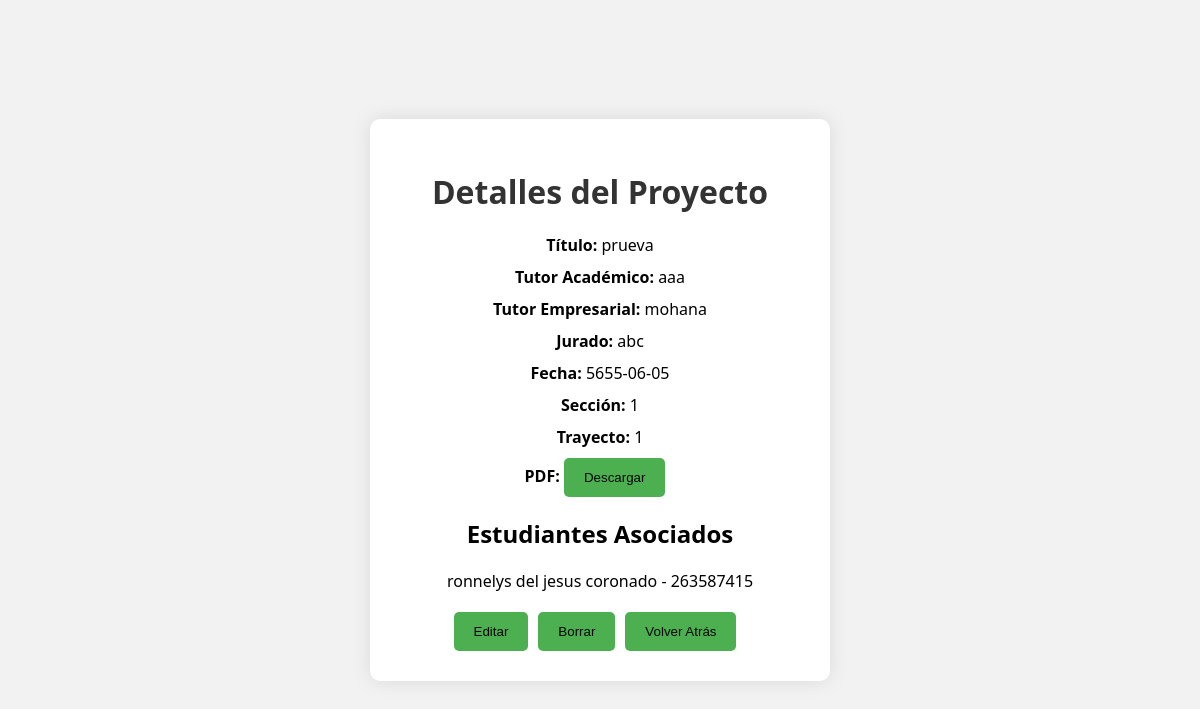
Screenshot of /detapro.php?id=26 (signed in) with the database file from the repository.
### tables this page shows
CREATE TABLE `proyectos` (
  `id` int(11) NOT NULL,
  `titulo` varchar(255) DEFAULT NULL,
  `tutor_academico` varchar(255) DEFAULT NULL,
  `tutor_empresarial` varchar(255) DEFAULT NULL,
  `jurado` varchar(255) DEFAULT NULL,
  `fecha` date DEFAULT NULL,
  `pdf` varchar(255) DEFAULT NULL,
  `grupo_id` int(11) DEFAULT NULL
);

CREATE TABLE `docentes` (
  `id` int(11) NOT NULL,
  `nombre` varchar(255) NOT NULL,
  `cedula` varchar(20) NOT NULL,
  `telefono` varchar(20) DEFAULT NULL,
  `correo` varchar(255) DEFAULT NULL
);

CREATE TABLE `grupos` (
  `id` int(11) NOT NULL,
  `numero` int(11) NOT NULL,
  `seccion` varchar(10) NOT NULL,
  `trayecto` varchar(10) NOT NULL,
  `periodo` varchar(10) NOT NULL
);

CREATE TABLE `estudiantes` (
  `id` int(11) NOT NULL,
  `nombre` varchar(255) DEFAULT NULL,
  `cedula` int(100) NOT NULL,
  `telefono` varchar(20) DEFAULT NULL,
  `correo` varchar(255) DEFAULT NULL,
  `seccion` varchar(10) DEFAULT NULL,
  `periodo` varchar(10) DEFAULT NULL,
  `trayecto` varchar(10) DEFAULT NULL
);

### detapro.php (the view, shortened to what this page needs)
?><!DOCTYPE html>
<html lang="es">
<head>
</head>
<body>
    <?php
include 'conexion.php';
if (isset($_GET['id'])) {
    $proyectoId = $_GET['id'];
    $detalleProyectoQuery = "SELECT p.titulo, p.tutor_academico, p.tutor_empresarial, p.jurado, p.fecha, g.seccion, g.trayecto, p.pdf, e.nombre as estudiante_nombre, e.cedula
                            FROM proyectos p
                            JOIN grupos g ON p.grupo_id = g.id
                            JOIN estudiantes_grupos eg ON g.id = eg.grupo_id
                            JOIN estudiantes e ON eg.estudiante_id = e.id
                            WHERE p.id = $proyectoId";
    $detalleProyectoResult = $conn->query($detalleProyectoQuery);
    if ($detalleProyectoResult) {
        if ($detalleProyectoResult->num_rows > 0) {
            $proyecto = $detalleProyectoResult->fetch_assoc();
            $tutorAcademicoQuery = "SELECT nombre FROM docentes WHERE id = " . $proyecto['tutor_academico'];
            $juradoQuery = "SELECT nombre FROM docentes WHERE id = " . $proyecto['jurado'];
            $tutorAcademicoResult = $conn->query($tutorAcademicoQuery);
            $juradoResult = $conn->query($juradoQuery);
            $tutorAcademicoNombre = ($tutorAcademicoResult && $tutorAcademicoResult->num_rows > 0) ? $tutorAcademicoResult->fetch_assoc()['nombre'] : 'No disponible';
            $juradoNombre = ($juradoResult && $juradoResult->num_rows > 0) ? $juradoResult->fetch_assoc()['nombre'] : 'No disponible';
            echo '<div id="detalles-container">';
            echo '<h1>Detalles del Proyecto</h1>';
            echo '<ul>';
            echo '<li><strong>Título:</strong> ' . $proyecto['titulo'] . '</li>';
            echo '<li><strong>Tutor Académico:</strong> ' . $tutorAcademicoNombre . '</li>';
            echo '<li><strong>Tutor Empresarial:</strong> ' . $proyecto['tutor_empresarial'] . '</li>';
            echo '<li><strong>Jurado:</strong> ' . $juradoNombre . '</li>';
            echo '<li><strong>Fecha:</strong> ' . $proyecto['fecha'] . '</li>';
            echo '<li><strong>Sección:</strong> ' . $proyecto['seccion'] . '</li>';
            echo '<li><strong>Trayecto:</strong> ' . $proyecto['trayecto'] . '</li>';
            echo '<li><strong>PDF:</strong> <button><a href="pdf/' . $proyecto['pdf'] . '" download>Descargar </a></button></li>';
            echo '</ul>';
            echo '<h2>Estudiantes Asociados</h2>';
            echo '<ul>';
            $detalleProyectoResult->data_seek(0);
            while ($estudiante = $detalleProyectoResult->fetch_assoc()) {
                echo '<li>' . $estudiante['estudiante_nombre'] . ' - ' . $estudiante['cedula'] . '</li>';
            }
            echo '</ul>';
            echo '<div id="acciones-proyecto">';
            echo '<button onclick="location.href=\'editarpro.php?id=' . $proyectoId . '\'">Editar</button>';
            echo '<button onclick="if(confirm(\'¿Estás seguro de que quieres borrar este proyecto?\')){ location.href=\'borrarpro.php?id=' . $proyectoId . '\'; }">Borrar</button>';
            echo '<button onclick="location.href=\'buspro.php\'">Volver Atrás</button>';
            echo '</div>';
        } else {
            echo '<p>No hay proyectos registrados con el ID proporcionado.</p>';
        }
    } else {
        echo '<p>Error en la consulta de proyectos: ' . $conn->error . '</p>';
    }
} else {
    echo '<p>ID del proyecto no válido.</p>';
}
?>
</body>
</html>

### detapro.php (style rules this page uses)
body { font-family: 'Segoe UI', Tahoma, Geneva, Verdana, sans-serif; background-color: #f2f2f2; margin: 0; padding: 0; display: flex; justify-content: center; align-items: center; min-height: 100vh; }
#detalles-container { background-color: #ffffff; padding: 30px; border-radius: 10px; box-shadow: 0 0 20px rgba(0, 0, 0, 0.1); width: 400px; text-align: center; }
h1 { color: #333333; }
ul { list-style-type: none; padding: 0; margin-top: 20px; }
li { margin-bottom: 10px; }
a { text-decoration: none; color: #050505; }
#acciones-proyecto { margin-top: 20px; }
button { background-color: #4caf50; color: #050505; padding: 12px 20px; border: none; border-radius: 5px; cursor: pointer; transition: background-color 0.3s; margin-right: 10px; }

### rows the page displays
proyectos: titulo "prueva", tutor_empresarial "mohana", fecha "5655-06-05", grupo.seccion "1", grupo.trayecto "1", estudiantes.nombre "ronnelys del jesus coronado", estudiantes.cedula "263587415"
docentes: nombre "aaa"
docentes: nombre "abc"
